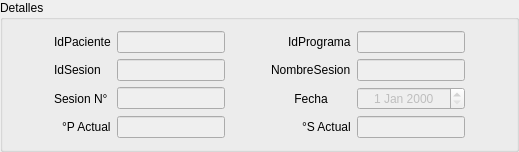
                       <widget class="QGroupBox" name="groupBox_15">
                        <property name="title">
                         <string>Detalles</string>
                        </property>
                        <layout class="QGridLayout" name="gridLayout_29">
                         <item row="3" column="1" alignment="Qt::AlignRight">
                          <widget class="QLabel" name="label_58">
                           <property name="sizePolicy">
                            <sizepolicy hsizetype="Fixed" vsizetype="Preferred">
                             <horstretch>0</horstretch>
                             <verstretch>0</verstretch>
                            </sizepolicy>
                           </property>
                           <property name="maximumSize">
                            <size>
                             <width>150</width>
                             <height>16777215</height>
                            </size>
                           </property>
                           <property name="text">
                            <string>°P Actual</string>
                           </property>
                          </widget>
                         </item>
                         <item row="3" column="2">
                          <widget class="QLineEdit" name="lineEdit_29">
                           <property name="enabled">
                            <bool>false</bool>
                           </property>
                           <property name="sizePolicy">
                            <sizepolicy hsizetype="Fixed" vsizetype="Fixed">
                             <horstretch>0</horstretch>
                             <verstretch>0</verstretch>
                            </sizepolicy>
                           </property>
                           <property name="maximumSize">
                            <size>
                             <width>150</width>
                             <height>16777215</height>
                            </size>
                           </property>
                           <property name="alignment">
                            <set>Qt::AlignCenter</set>
                           </property>
                          </widget>
                         </item>
                         <item row="3" column="5">
                          <widget class="QLineEdit" name="lineEdit_30">
                           <property name="enabled">
                            <bool>false</bool>
                           </property>
                           <property name="sizePolicy">
                            <sizepolicy hsizetype="Fixed" vsizetype="Fixed">
                             <horstretch>0</horstretch>
                             <verstretch>0</verstretch>
                            </sizepolicy>
                           </property>
                           <property name="maximumSize">
                            <size>
                             <width>150</width>
                             <height>16777215</height>
                            </size>
                           </property>
                           <property name="alignment">
                            <set>Qt::AlignCenter</set>
                           </property>
                          </widget>
                         </item>
                         <item row="2" column="3">
                          <spacer name="horizontalSpacer_26">
                           <property name="orientation">
                            <enum>Qt::Horizontal</enum>
                           </property>
                           <property name="sizeHint" stdset="0">
                            <size>
                             <width>40</width>
                             <height>20</height>
                            </size>
                           </property>
                          </spacer>
                         </item>
                         <item row="1" column="6">
                          <spacer name="horizontalSpacer_27">
                           <property name="orientation">
                            <enum>Qt::Horizontal</enum>
                           </property>
                           <property name="sizeHint" stdset="0">
                            <size>
                             <width>40</width>
                             <height>20</height>
                            </size>
                           </property>
                          </spacer>
                         </item>
                         <item row="2" column="0">
                          <spacer name="horizontalSpacer_28">
                           <property name="orientation">
                            <enum>Qt::Horizontal</enum>
                           </property>
                           <property name="sizeHint" stdset="0">
                            <size>
                             <width>40</width>
                             <height>20</height>
                            </size>
                           </property>
                          </spacer>
                         </item>
                         <item row="3" column="4" alignment="Qt::AlignRight">
                          <widget class="QLabel" name="label_59">
                           <property name="sizePolicy">
                            <sizepolicy hsizetype="Fixed" vsizetype="Preferred">
                             <horstretch>0</horstretch>
                             <verstretch>0</verstretch>
                            </sizepolicy>
                           </property>
                           <property name="maximumSize">
                            <size>
                             <width>150</width>
                             <height>16777215</height>
                            </size>
                           </property>
                           <property name="text">
                            <string>°S Actual</string>
                           </property>
                          </widget>
                         </item>
                         <item row="0" column="1" alignment="Qt::AlignRight">
                          <widget class="QLabel" name="label_83">
                           <property name="text">
                            <string>IdPaciente</string>
                           </property>
                          </widget>
                         </item>
                         <item row="0" column="2" alignment="Qt::AlignHCenter">
                          <widget class="QLineEdit" name="lineEdit_45">
                           <property name="enabled">
                            <bool>false</bool>
                           </property>
                           <property name="sizePolicy">
                            <sizepolicy hsizetype="Fixed" vsizetype="Fixed">
                             <horstretch>0</horstretch>
                             <verstretch>0</verstretch>
                            </sizepolicy>
                           </property>
                           <property name="maximumSize">
                            <size>
                             <width>150</width>
                             <height>16777215</height>
                            </size>
                           </property>
                           <property name="alignment">
                            <set>Qt::AlignCenter</set>
                           </property>
                          </widget>
                         </item>
                         <item row="0" column="4" alignment="Qt::AlignRight">
                          <widget class="QLabel" name="label_56">
                           <property name="sizePolicy">
                            <sizepolicy hsizetype="Fixed" vsizetype="Preferred">
                             <horstretch>0</horstretch>
                             <verstretch>0</verstretch>
                            </sizepolicy>
                           </property>
                           <property name="maximumSize">
                            <size>
                             <width>150</width>
                             <height>16777215</height>
                            </size>
                           </property>
                           <property name="text">
                            <string>IdPrograma</string>
                           </property>
                          </widget>
                         </item>
                         <item row="0" column="5">
                          <widget class="QLineEdit" name="lineEdit_28">
                           <property name="enabled">
                            <bool>false</bool>
                           </property>
                           <property name="sizePolicy">
                            <sizepolicy hsizetype="Fixed" vsizetype="Fixed">
                             <horstretch>0</horstretch>
                             <verstretch>0</verstretch>
                            </sizepolicy>
                           </property>
                           <property name="maximumSize">
                            <size>
                             <width>150</width>
                             <height>16777215</height>
                            </size>
                           </property>
                           <property name="alignment">
                            <set>Qt::AlignCenter</set>
                           </property>
                          </widget>
                         </item>
                         <item row="2" column="1">
                          <widget class="QLabel" name="label_84">
                           <property name="text">
                            <string>Sesion N°</string>
                           </property>
                          </widget>
                         </item>
                         <item row="2" column="2">
                          <widget class="QLineEdit" name="lineEdit_46">
                           <property name="enabled">
                            <bool>false</bool>
                           </property>
                           <property name="sizePolicy">
                            <sizepolicy hsizetype="Fixed" vsizetype="Fixed">
                             <horstretch>0</horstretch>
                             <verstretch>0</verstretch>
                            </sizepolicy>
                           </property>
                           <property name="maximumSize">
                            <size>
                             <width>150</width>
                             <height>16777215</height>
                            </size>
                           </property>
                           <property name="alignment">
                            <set>Qt::AlignCenter</set>
                           </property>
                          </widget>
                         </item>
                         <item row="2" column="4">
                          <widget class="QLabel" name="label_57">
                           <property name="sizePolicy">
                            <sizepolicy hsizetype="Fixed" vsizetype="Preferred">
                             <horstretch>0</horstretch>
                             <verstretch>0</verstretch>
                            </sizepolicy>
                           </property>
                           <property name="maximumSize">
                            <size>
                             <width>150</width>
                             <height>16777215</height>
                            </size>
                           </property>
                           <property name="text">
                            <string>Fecha</string>
                           </property>
                           <property name="alignment">
                            <set>Qt::AlignCenter</set>
                           </property>
                          </widget>
                         </item>
                         <item row="2" column="5">
                          <widget class="QDateEdit" name="dateEdit_7">
                           <property name="enabled">
                            <bool>false</bool>
                           </property>
                           <property name="sizePolicy">
                            <sizepolicy hsizetype="Fixed" vsizetype="Fixed">
                             <horstretch>0</horstretch>
                             <verstretch>0</verstretch>
                            </sizepolicy>
                           </property>
                           <property name="maximumSize">
                            <size>
                             <width>150</width>
                             <height>16777215</height>
                            </size>
                           </property>
                           <property name="alignment">
                            <set>Qt::AlignCenter</set>
                           </property>
                          </widget>
                         </item>
                         <item row="1" column="1">
                          <widget class="QLabel" name="label_70">
                           <property name="text">
                            <string>IdSesion</string>
                           </property>
                          </widget>
                         </item>
                         <item row="1" column="4">
                          <widget class="QLabel" name="label_71">
                           <property name="text">
                            <string>NombreSesion</string>
                           </property>
                          </widget>
                         </item>
                         <item row="1" column="2">
                          <widget class="QLineEdit" name="lineEdit_53">
                           <property name="enabled">
                            <bool>false</bool>
                           </property>
                           <property name="sizePolicy">
                            <sizepolicy hsizetype="Fixed" vsizetype="Fixed">
                             <horstretch>0</horstretch>
                             <verstretch>0</verstretch>
                            </sizepolicy>
                           </property>
                           <property name="maximumSize">
                            <size>
                             <width>150</width>
                             <height>16777215</height>
                            </size>
                           </property>
                           <property name="alignment">
                            <set>Qt::AlignCenter</set>
                           </property>
                          </widget>
                         </item>
                         <item row="1" column="5">
                          <widget class="QLineEdit" name="lineEdit_54">
                           <property name="enabled">
                            <bool>false</bool>
                           </property>
                           <property name="sizePolicy">
                            <sizepolicy hsizetype="Fixed" vsizetype="Fixed">
                             <horstretch>0</horstretch>
                             <verstretch>0</verstretch>
                            </sizepolicy>
                           </property>
                           <property name="maximumSize">
                            <size>
                             <width>150</width>
                             <height>16777215</height>
                            </size>
                           </property>
                           <property name="alignment">
                            <set>Qt::AlignCenter</set>
                           </property>
                          </widget>
                         </item>
                        </layout>
                       </widget>
